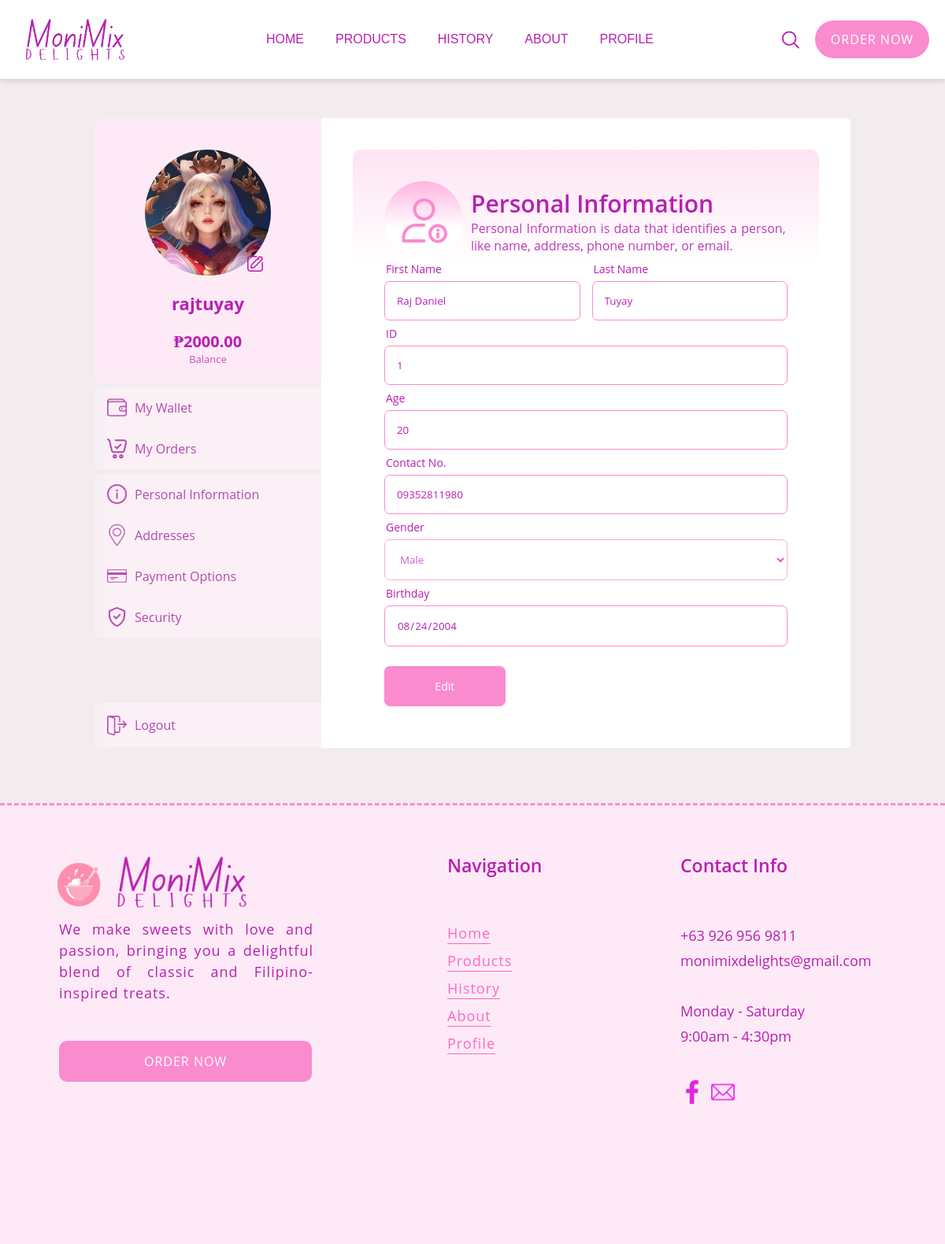
The page /PHP/profile.php (signed in) on the database its author committed.
### tables this page shows
CREATE TABLE `tbl_wallet` (
  `wallet_id` int(11) NOT NULL,
  `balance` decimal(10,2) NOT NULL,
  `user_id` int(11) NOT NULL,
  `updated_at` timestamp NOT NULL DEFAULT current_timestamp()
);

CREATE TABLE `tbl_user` (
  `user_id` int(11) NOT NULL,
  `email` varchar(30) NOT NULL,
  `password` varchar(255) NOT NULL,
  `created_at` timestamp NOT NULL DEFAULT current_timestamp(),
  `firstname` varchar(30) NOT NULL,
  `middlename` varchar(30) NOT NULL,
  `lastname` varchar(30) NOT NULL,
  `age` int(3) NOT NULL,
  `username` varchar(30) NOT NULL,
  `contact_no` varchar(15) NOT NULL,
  `gender` enum('Male','Female','','') NOT NULL,
  `birthday` date NOT NULL,
  `display_photo` varchar(255) NOT NULL DEFAULT 'sample-profile.png'
);

### PHP/profile.php (the view, shortened to what this page needs)
<?php session_start();
if (!isset($_SESSION['user'])) {
    header('location:login.php');
} else {
    include "../Database/db.php";
    $user_id = $_SESSION['user'];
    $query = "SELECT tbl_user.username, tbl_user.display_photo, tbl_wallet.balance FROM tbl_user
                  INNER JOIN tbl_wallet
                  ON tbl_user.user_id = tbl_wallet.user_id
                  WHERE tbl_user.user_id = '$user_id'";
    $result = mysqli_query($connection, $query);
    $row = mysqli_fetch_assoc($result);
    $username = $row['username'];
    $imgURL = '../IMG/Profile-Image/' . $row['display_photo'];
    $balance = $row['balance'];
}
?>
<!DOCTYPE html>
<html lang="en">
<head>
    <link rel="stylesheet" href="../CSS/profile.css">
    <link rel="stylesheet" href="../CSS/font.css">
</head>
<body>
    <?php include "header.php" ?>
    <div id="bg">
        <div id="container">
            <div id="column1">
                <div id="avatarholder">
                    <img src="<?php echo $imgURL?>" id="avatar">
                    <button id="editProfile">
                        <img src="../IMG/icon-edit.png" alt="">
                    </button>
                    <h3><?php echo $username ?></h3>
                    <h4><?php echo "₱{$balance}"?></h4>
                    <p>Balance</p>
                </div>
                <div class="info1">
                    <button type="button" id="wallet" data-page="wallet">
                        <img src="../IMG/icon-wallet-1.png" alt="Wallet">
                        <p>My Wallet</p>
                    </button>
                    <button type="button" id="order" data-page="order">
                        <img src="../IMG/icon-order-1.png" alt="Orders">
                        <p>My Orders</p>
                    </button>
                </div>
                <div class="info2">
                    <button type="button" id="perInfo" data-page="personal-information">
                        <img src="../IMG/icon-info-1.png" alt="Personal Info">
                        <p>Personal Information</p>
                    </button>
                    <button type="button" id="address" data-page="addresses">
                        <img src="../IMG/icon-address-1.png" alt="Addresses">
                        <p>Addresses</p>
                    </button>
                    <button type="button" id="paymentMethod" data-page="payment-options">
                        <img src="../IMG/icon-payment-1.png" alt="Payment Method">
                        <p>Payment Options</p>
                    </button>
                    <button type="button" id="security" data-page="security">
                        <img src="../IMG/icon-security-1.png" alt="Security">
                        <p>Security</p>
                    </button>
                </div>
                <div class="space"></div>
                <div class="info3">
                    <button id="logout">
                        <img src="../IMG/icon-logout-1.png" alt="Logout">
                        <a href="logout.php">Logout</a>
                    </button>
                </div>
            </div>
            <div id="column2">
                <?php
                $allowed_pages = ['personal-information', 'wallet', 'order', 'addresses', 'payment-options', 'security'];
                $page = isset($_GET['page']) ? $_GET['page'] : 'personal-information';
                if (in_array($page, $allowed_pages)) {
                    include $page . ".php";
                } else {
                    echo "<h2>Page not found!</h2>";
                }
                ?>
            </div>
        </div>
    </div>
    <?php include "footer.php" ?>
</body>
</html>

### PHP/personal-information.php (shortened to what this page needs)
<?php
    if(!isset($_SESSION['user'])){
        header('location:login.php');
    } else {
        $user_id = $_SESSION['user'];
        $query = "SELECT user_id, firstname, lastname, age, contact_no, gender, birthday
                  FROM tbl_user
                  WHERE user_id = '$user_id'";
        $result = mysqli_query($connection, $query);
        $row = mysqli_fetch_assoc($result);
        $user_id = $row['user_id'];
        $fname = $row['firstname'];
        $lname = $row['lastname'];
        $age = $row['age'];
        $contact = $row['contact_no'];
        $gender = $row['gender'];
        $bday = $row['birthday'];
    }
?>
<div class="gradient-bg">
    <div id="title">
        <div class="img-holder"><img src="../IMG/icon-big-personal-info.png"></div>
        <div id="text-holder">
            <p id="h1">Personal Information</p>
            <p id="p">Personal Information is data that identifies a person, like name, address, phone number, or email.</p>
        </div>
    </div>
    <form id="myForm" method="post">
        <div class="name">
            <div class="col-name">
                <label class="fname">First Name</label>
                <input type="text" class="fname" name="fname" value="<?php echo $fname?>" placeholder="Enter First Name" disabled>
            </div>
            <div class="col-name">
                <label class="lname">Last Name</label>
                <input type="text" class="lname" name="lname" value="<?php echo $lname?>" placeholder="Enter Last Name" disabled>
            </div>
        </div>
        <label for="id">ID</label>
        <input type="text" class="id" name="user_id" style="cursor: default;" placeholder="Enter ID" value="<?php echo $user_id?>" readonly>
        <label for="age">Age</label>
        <input type="number" class="age" name="age" value="<?php echo $age?>"  placeholder="Enter Age" disabled>
        <label for="contact">Contact No.</label>
        <input type="text" class="contact" name="contact" value="<?php echo $contact?>"  placeholder="Enter Contact Number" disabled>
        <label for="gender">Gender</label>
        <select name="gender" class="gender" disabled>
            <option <?php echo ($gender == 'Male' ? 'selected' : ''); ?>>Male</option>
        </select>
        <label for="birthday">Birthday</label>
        <input type="date" class="bday" name="bday" value="<?php echo date('Y-m-d', strtotime($bday)); ?>" disabled>
        <div class="buttons">
            <button type="button" id="editButton">Edit</button>
        </div>
    </form>
</div>

### CSS/profile.css (style rules this page uses)
* { box-sizing: border-box; }
body { max-width: 100%; margin: 0%; box-sizing: border-box; background-color: #f3ecef; font-family: 'Open Sans'; }
#bg { width: 100%; background-color: #f3ecef; padding: 50px 0; }
#container { display: flex; flex-wrap: wrap; max-width: 80%; margin: 0 auto 0; width: 80%; height: 800px; border-radius: 5px; overflow: hidden; }
#column1 { font-family: 'Open Sans'; width: 30%; height: 100%; display: flex; gap: 5px; flex-wrap: wrap; text-align: center; color: #B91EB3; background-color: #f3ecef; }
#avatarholder { background-color: #feeaf7; padding: 10px; text-align: center; width: 100%; height: 42%; border-top-left-radius: 10px; border-bottom-left-radius: 5px; }
#avatarholder #avatar { width: 160px; height: 160px; margin: 30px auto 10px auto; border-radius: 70%; }
#avatarholder h3 { font-size: 22px; margin: 5px 0 20px 0; }
#avatarholder h4 { font-size: 20px; margin: 0; }
#avatarholder p { margin: 0; font-size: 13px; color: #c050bd; }
#avatarholder #editProfile { background-color: transparent; border: none; padding: 0; position: absolute; cursor: pointer; }
#avatarholder #editProfile img { width: 20px; height: 20px; }
.info1 { background-color: #f3ecef; height: 13%; width: 100%; border-top-left-radius: 5px; border-bottom-left-radius: 5px; }
.info2 { background-color: #f3ecef; height: 26%; width: 100%; border-top-left-radius: 5px; border-bottom-left-radius: 5px; }
.space { height: 9%; width: 100%; }
.info3 { position: relative; background-color: #f3ecef; height: 7%; width: 100%; border-top-left-radius: 5px; border-bottom-left-radius: 10px; }
.info1 button, .info2 button, .info3 #logout { font-family: 'Open Sans'; display: flex; align-items: center; gap: 10px; background-color: #efdee8; color: #b449b1; cursor: pointer; border: none; width: 100%; font-size: 16px; font-weight: 500; text-decoration: none; }
.info1 button { background: linear-gradient(to right, #f5eff2 0%, #fbf0f6 6%); height: 50%; text-align: left; }
.info1 button img, .info2 button img, .info3 #logout img { width: 25px; height: 25px; margin-left: 10px; }
.info2 button { background: linear-gradient(to right, #f5eff2 0%, #fbf0f6 6%); height: 25%; text-align: left; }
.info3 #logout { background: linear-gradient(to right, #f5eff2 0%, #fbf0f6 6%); height: 100%; text-align: left; }
#order img { transform: scale(1.3); }
#address img { transform: scale(1.1); }
.info3 #logout a { font-family: 'Open Sans'; color: #b449b1; font-size: 16px; font-weight: 500; text-decoration: none; }
.info3 #logout { position: absolute; padding: 0 6px; bottom: 0; }
#column2 { position: relative; background-color: white; width: 70%; height: 100%; text-align: center; color: #B91EB3; box-sizing: border-box; padding: 40px; }
.gradient-bg { background: linear-gradient(to bottom, #FEE3F3 0%, white 20%); height: 100%; width: 100%; border-radius: 10px; padding: 40px; box-sizing: border-box; }
#title { display: flex; align-items: center; width: 100%; height: auto; }
.img-holder { display: flex; background: linear-gradient(to bottom, #ffb9e3 5%, white 60%); border-radius: 100px; width: 100px; height: 100px; padding: 10px; }
#column2 .gradient-bg #title .img-holder img { width: 80%; height: 80%; margin: auto; align-items: center; }
#title #text-holder { width: 80%; display: flex; flex-wrap: wrap; align-items: center; box-sizing: border-box; }
#title #h1 { font-family: 'Open Sans'; padding-left: 10px; font-weight: 600; display: block; font-size: 30px; width: 100%; text-align: left; margin: 0; }
#title #p { padding-left: 10px; font-family: 'Open Sans'; display: block; width: 100%; text-align: justify; margin: 0; color: #bb3db7; }
.name { display: flex; gap: 15px; width: 100%; }
.col-name { width: 50%; }
input, select, .buttons, #editButton, #cancelButton { font-family: 'Open Sans'; width: 100%; padding: 15px; margin: 5px 0; border-radius: 7px; border: 1px solid #FA8BCE; color: #B91EB3; background-color: #fff; }
input::placeholder { color: #c787c5; }
.buttons { border: none; padding: 0; margin-top: 15px; }
#editButton { background-color: #FA8BCE; color: white; width: 30%; font-size: 14px; }
label { width: 100%; padding-right: 30px; font-size: 14px; }
.col-name label, #myForm label { padding-left: 2px; }
#myForm { text-align: left; }

### PHP/header.php (style rules this page uses)
* { box-sizing: border-box; }
html { overflow-x: hidden; }
body { width: 100%; margin: 0; }

### rows shown on the page
tbl_wallet: user.display_photo (picture), user.username "rajtuyay", balance "2000.00"
tbl_user: fname "Raj Daniel", lname "Tuyay", user_id "1", age "20", contact "09352811980", gender "Male", bday "08/24/2004"
